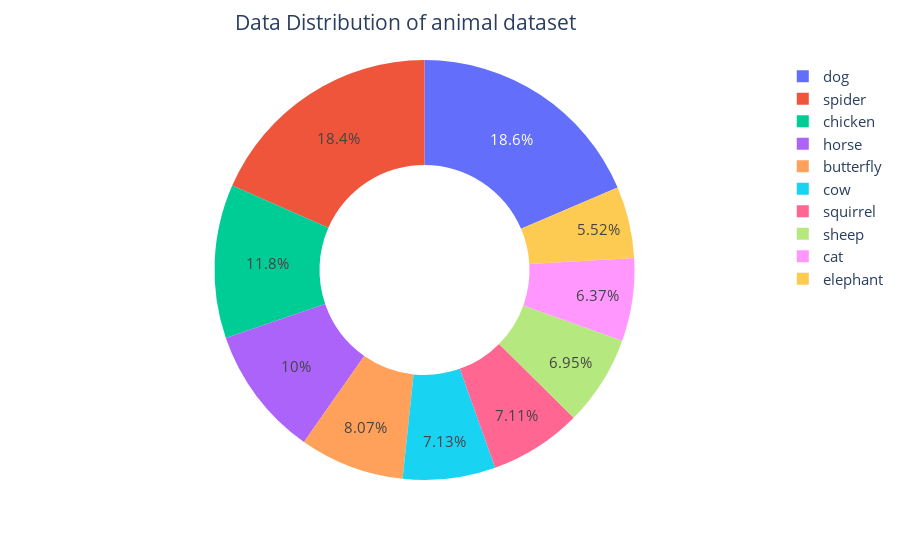

The cell this chart's notebook holds for it:
### Code cell
show_plot_class_distribution_pie(class_distribution_df, CLASS_COLUMN, IMAGE_COUNT_COLUMN, title="Data Distribution of animal dataset")

### Figure 1 — Plotly figure (JSON) as saved in the notebook; plotly's stock layout.template omitted (floating-point values rounded to 4 significant figures)
{"data": [{"domain": {"x": [0, 1], "y": [0, 1]}, "hole": 0.5, "hovertemplate": "label=%{label}<br>value=%{value}<extra></extra>", "labels": ["butterfly", "cat", "chicken", "cow", "dog", "elephant", "horse", "sheep", "spider", "squirrel"], "legendgroup": "", "name": "", "showlegend": true, "textfont": {"size": 15}, "textinfo": "percent", "type": "pie", "values": [2112, 1668, 3098, 1866, 4863, 1446, 2623, 1820, 4821, 1862]}], "layout": {"annotations": [{"font": {"size": 12}, "showarrow": false, "text": ""}], "font": {"size": 15}, "legend": {"tracegroupgap": 0}, "margin": {"t": 60}, "title": {"text": "Data Distribution of animal dataset", "x": 0.45}}}
